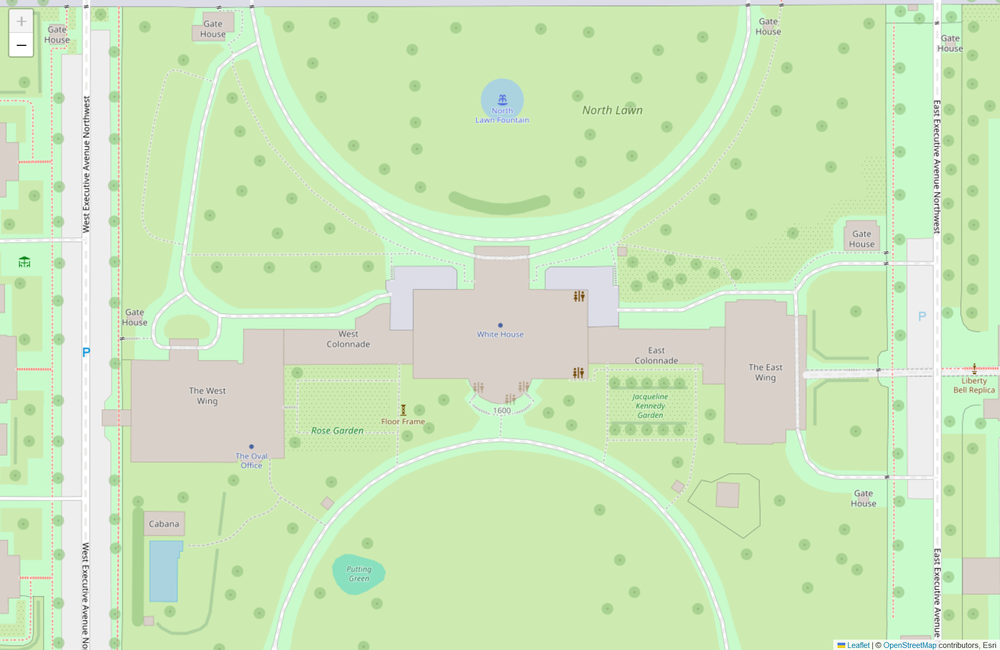
#> input picture mymap.png, 1000 x 650 px, shrunk from 1920 x 1248 before the run
$ python -i roof_area_calculation.py   (imports and definitions only)
#> lines starting #> are read from the running program, lines starting #| are printed output that depends on the picture; after the words box and inside, x2 and y2 are one past the last pixel; in counts of white or black regions, pixels touching at a corner belong together
import cv2
 # pip install opencv-python

def cv2Tester():


    try:
        # Load the screenshot using OpenCV
        image = cv2.imread('mymap.png')
#> image is the input picture: shape (650, 1000, 3); mean B, G, R 188.4, 231.9, 206.1

        # Convert the image to grayscale
        gray_image = cv2.cvtColor(image, cv2.COLOR_BGR2GRAY)
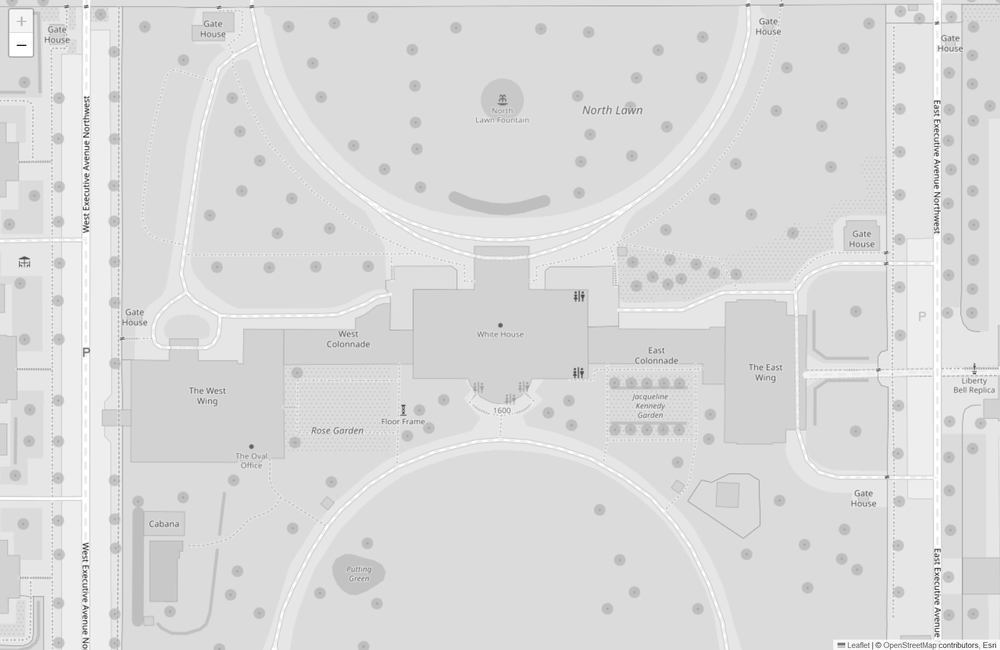
#> gray_image: shape (650, 1000); min 33, max 255, mean 219.1

        # Threshold the image to create a binary mask
        ret, mask = cv2.threshold(gray_image, 200, 255, cv2.THRESH_BINARY)
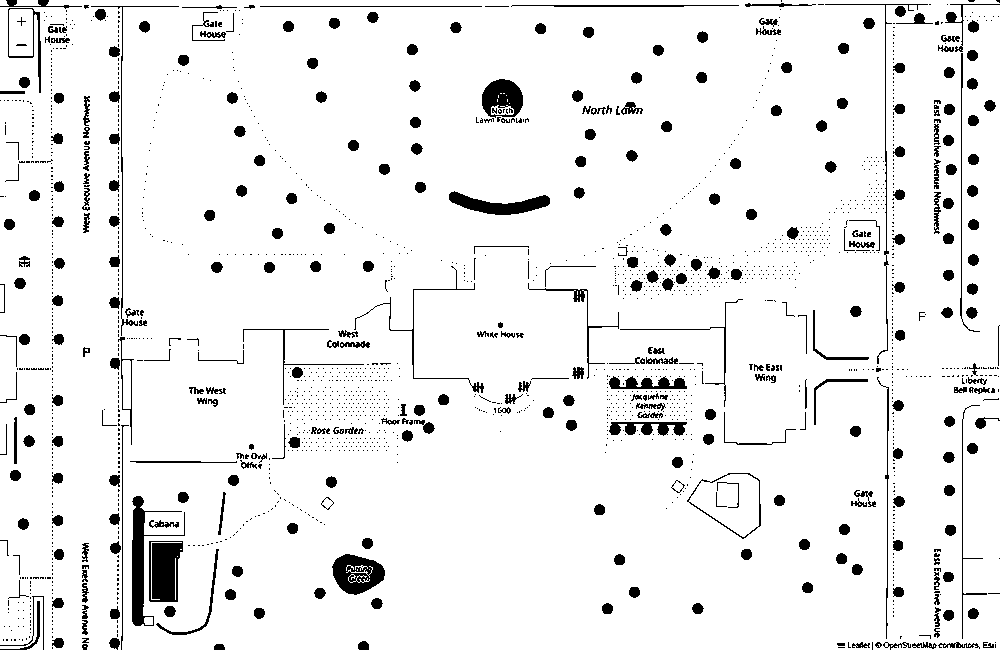
#> mask: shape (650, 1000); 93.2% white; 2012 black regions (1662 under 20 px), largest, box (x1, y1, x2, y2) and area: (149, 541, 183, 602) 1695, (132, 496, 185, 626) 1604, (332, 554, 385, 595) 1394

        # Invert the mask (black becomes white and vice versa)
        mask = cv2.bitwise_not(mask)
#> mask: shape (650, 1000); 6.8% white; 2012 white regions (1662 under 20 px)

        # Find contours in the mask
        contours, _ = cv2.findContours(mask, cv2.RETR_EXTERNAL, cv2.CHAIN_APPROX_SIMPLE)
#> contours = 2003 contours, 1717 with area under 20; largest, box (x1, y1, x2, y2) and area: (687, 473, 761, 539) 3150, (149, 541, 183, 602) 1744, (332, 554, 385, 595) 1485, (132, 496, 185, 626) 1426, (8, 8, 41, 93) 1356

        # Calculate the area of each contour (assuming they represent roof areas)
        total_area = 0
        for contour in contours:
            total_area += cv2.contourArea(contour)
#> this loop made 2003 passes
#> (contour, total_area) on passes 7, 13, 17: ([[995, 642]], 78.5), ([[872, 642], [872, 649]], 301), ([[22, 639], [22, 640]], 410)
#> after the loop, total_area = 33793.5

        print("Total roof area:", total_area, "square pixels")
#| Total roof area: 33793.5 square pixels

    except Exception as e:
        print(f"An error occurred: {e}")

>>> result = cv2Tester()
